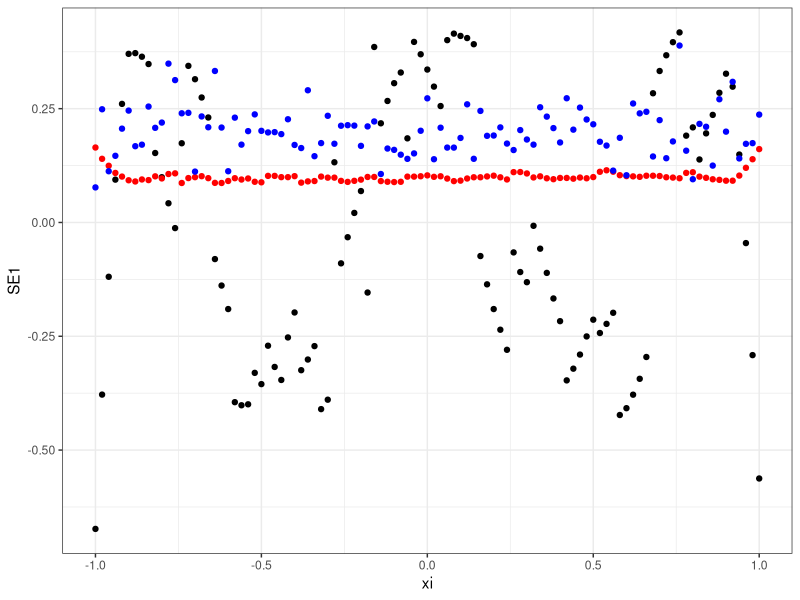
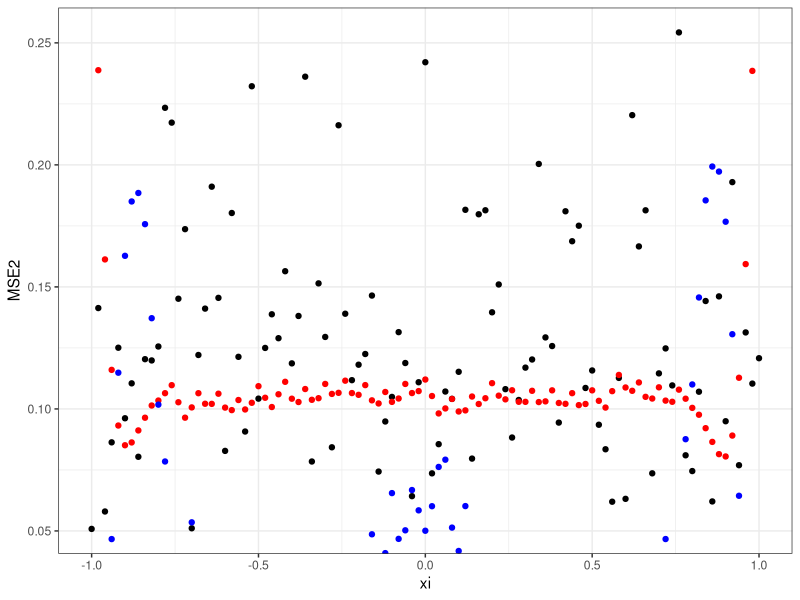
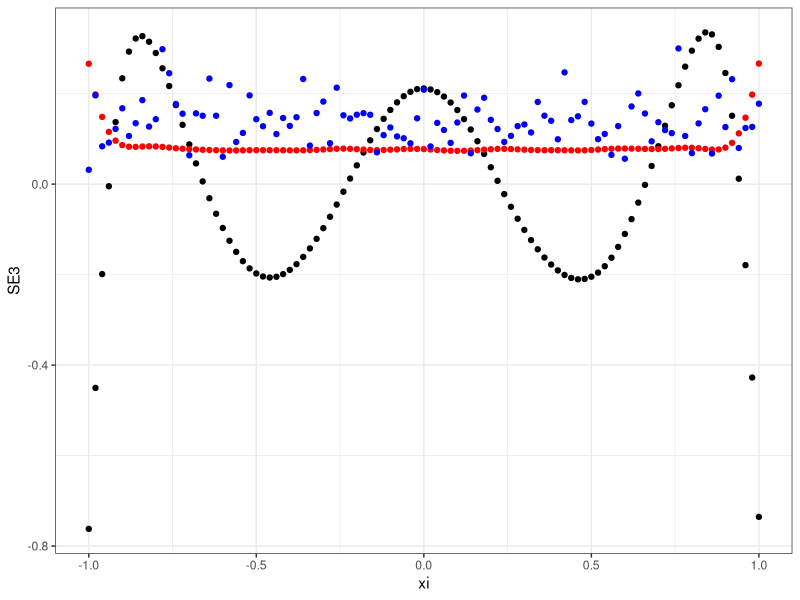
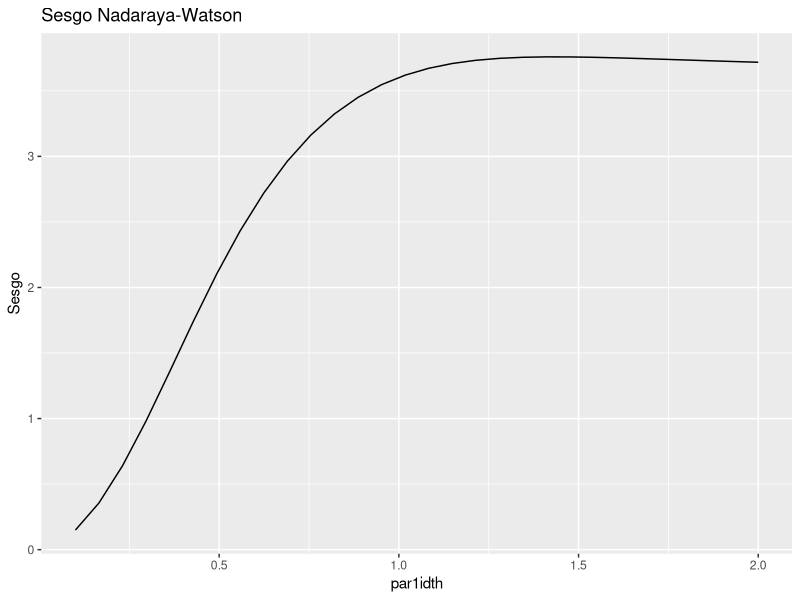
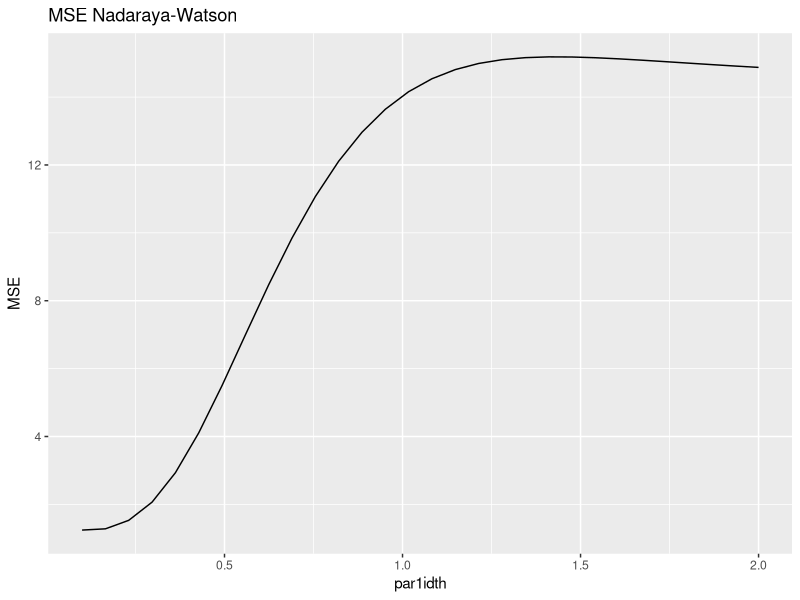
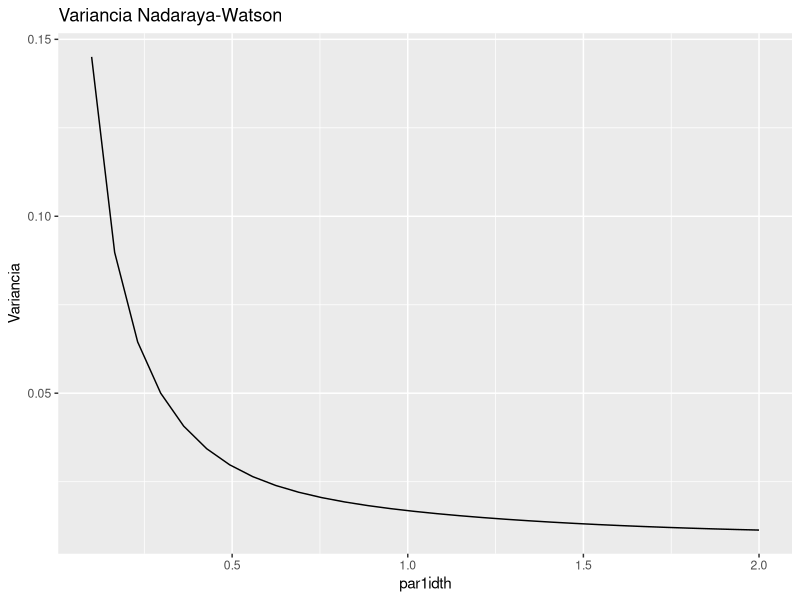
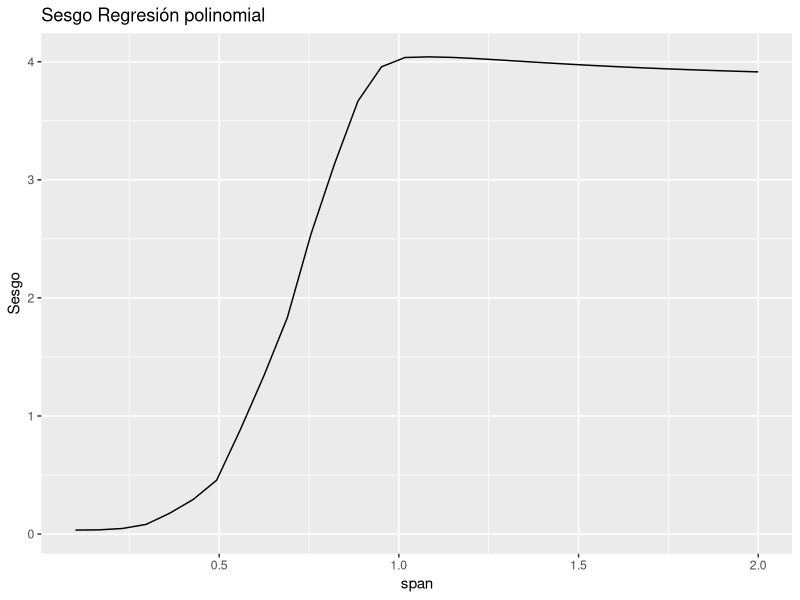
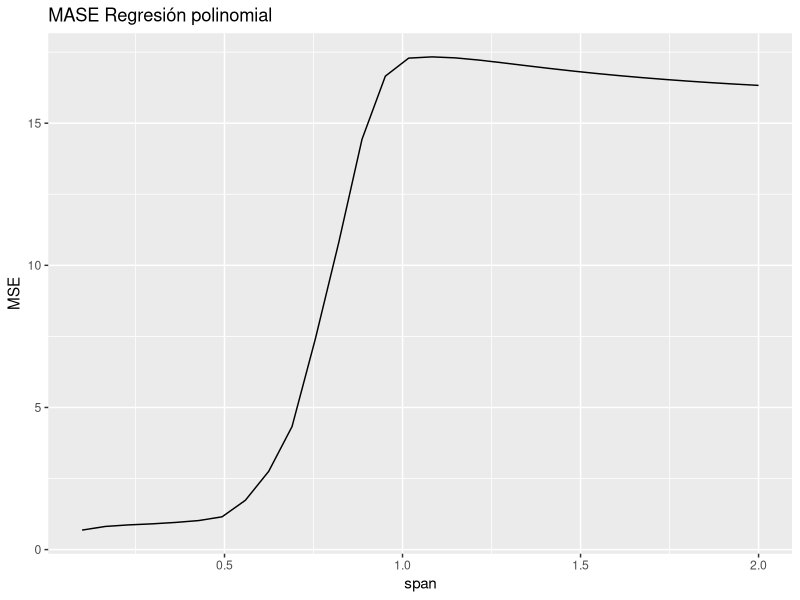

Write R code to recreate these figures, in order.
## ---- chunk 1
library(dplyr)
library(tidyverse)
## ---- chunk 2
knitr::opts_chunk$set(
  echo = TRUE, 
  fig.align = 'center',
  fig.retina = 2,
  fig.width = 8,
  out.width = '100%',
  fig.asp = 0.63
  )

## ---- chunk 3
set.seed(1)
mx=function(x){
  x+4*cos(7*x)
}
ei=matrix(rnorm((101*1000),0,1), nrow=101, ncol=1000)
xi=seq(from=-1, to=1, length=101)

yi=mx(xi)+ei

yv=mx(xi)

## ---- chunk 4
library(stats)
modelo<-matrix(NA, nrow=101, ncol=1000)
for (i in 1:1000) {
  mod=ksmooth(x=xi, y=yi[,i], bandwidth = 0.2)
  modelo[,i]<-mod$y
}

## ---- chunk 5
n<-length(yv)
x<-xi
S<-matrix(NA, nrow = n, ncol=n)
colnames(S)<- 1:n
In<-diag(n)
h=0.2

for (j in 1:n){
  krs<-ksmooth(x=x,
               y=In[,j],
               kernel = "normal",
               bandwidth = h,
               x.points = x)
  S[,j]<-krs$y
}

sum(diag(S))

## ---- chunk 6

#Para seleccionar el span. Trabajamos únicamente con una configuración (yi[,1])

h=c(0.1,0.2,0.3,0.4,.5,.6,.7,.8,.9,1)
df<-rep(0, length(h))
for (i in 1:length(h)){
  mod<-loess(yi[,1]~xi, span=h[i])
  df[i]<-mod$enp
}
df

## ---- chunk 7
modelo1<-matrix(NA, nrow=101, ncol=1000)
for (i in 1:1000) {
  mod1<-loess(yi[,i]~xi, span = 0.258)
  modelo1[,i]<-mod1$fitted
}
## ---- chunk 8
modelo2<-matrix(NA, nrow=101, ncol=1000)
for (i in 1:1000) {
  mod2<-smooth.spline(yi[,i]~xi, , df=11.33)
  modelo2[,i]<-(predict(mod2, xi)$y)
}
## ---- chunk 9
SE1.MAT<-yv-modelo
SE1<-rep(NA, 101)
for (i in 1:101){
  SE1[i]<-mean(SE1.MAT[i,])
}

## ---- chunk 10
SE2.MAT<-yv-modelo1
SE2<-rep(NA, 101)
for (i in 1:101){
  SE2[i]<-mean(SE2.MAT[i,])
}
SE2
## ---- chunk 11
yv-modelo2[,1]
SE3.MAT<-yv-modelo2
SE3<-rep(NA, 101)
for (i in 1:101){
  SE3[i]<-mean(SE3.MAT[i,])
}
SE3
## ---- chunk 12
variancia1<-rep(0, 101)
for (i in 1:101){
  variancia1[i]<-var(modelo[i,])
}

## ---- chunk 13
variancia2<-rep(0, 101)
for (i in 1:101){
  variancia2[i]<-var(modelo1[i,])
}

## ---- chunk 14
variancia3<-rep(0, 101)
for (i in 1:101){
  variancia3[i]<-var(modelo2[i,])
}


## ---- chunk 15
RE1<-SE1.MAT^2
MSE1<-rep (0, 101)
for (i in 1:101){
MSE1[i]<-(sum(RE1[,i])/101)  
}

RE2<-SE2.MAT^2
MSE2<-rep (0, 101)
for (i in 1:101){
MSE2[i]<-(sum(RE2[,i])/101)  
}

RE3<-SE3.MAT^2
MSE3<-rep (0, 101)
for (i in 1:101){
MSE3[i]<-(sum(RE3[,i])/101)  
}


## ---- chunk 16
library (ggplot2)
NW<-cbind(variancia1, SE1, MSE1, xi)
NW<-tibble::tibble(NW)

graf1<-ggplot (NW) + geom_point(aes(x=xi, y=SE1))+geom_point(x=xi, y=variancia1, col="red")+geom_point(x=xi, y=MSE1, col="blue")+theme_bw()
graf1

## ---- chunk 17
RLP<-cbind(variancia2, SE2, MSE2, xi)
RLP<-tibble::tibble(RLP)

graf2<-ggplot (RLP) + geom_point(aes(x=xi, y=MSE2))+geom_point(x=xi, y=variancia2, col="red")+geom_point(x=xi, y=SE2, col="blue")+theme_bw()
graf2

## ---- chunk 18

MSS<-cbind(variancia3, SE3, MSE3, xi)
MSS<-tibble::tibble(MSS)

graf1<-ggplot (MSS) + geom_point(aes(x=xi, y=SE3))+geom_point(x=xi, y=variancia3, col="red")+geom_point(x=xi, y=MSE3, col="blue")+theme_bw()
graf1

## ---- chunk 19
library(tidyverse)
## ---- chunk 20

set.seed(1)
xi=seq(from=-1, to=1, length=101)
mx=function(x){
  x+4*cos(7*x)
}

# replicando los valores pero en una lista
yi <- vector("list", 1000)

for(i in 1:1000){
  yi[[i]] <-  mx(xi) + rnorm(101, 0, 1)
}

nad_res <- yi %>%
  map(~{ksmooth(x = xi, y = .x, kernel = 'normal', bandwidth = 0.2) %>%
      pluck("y")})

pol_res <- yi %>%
  map(function(y){
      res <- loess(y ~ xi, span = 0.258)
      return(list(
        fitted = res$fitted,
        resid = res$residuals
      ))
  })

# Replico la Matriz S para no tener NA's

n <- length(xi)
x <- xi
S <- matrix(NA, nrow = n, ncol=n)
colnames(S) <- 1:n
In <- diag(n)
h <- 0.2

for (j in 1:n){
  krs<-ksmooth(x=x,
               y=In[,j],
               kernel = "normal",
               bandwidth = h,
               x.points = x)
  S[,j]<-krs$y
}


spl_res <- yi %>%
  map(function(y){
      res <- smooth.spline(xi, y, df = sum(diag(S)))
      return(list(
        fitted = res$y,
        lambda = res$lambda
      ))
  })


# Para KS
se_ks <- vector("list", length(x))
raiz_S <- sqrt(S%*%t(S))

for(j in 1:1000){
  wi <- nad_res[[j]]
  sigma_2 <- sum((wi - yi[[j]])^2)/(length(wi)-sum(diag(S)))
  se_ks[[j]] <- sqrt(sigma_2)*diag(raiz_S)
  
}


# Para Loess
se_ls <- vector("list", length(x))
raiz_S <- sqrt(modelo1%*%t(modelo1))

for(j in 1:1000){
  wi <- pol_res[[j]]$fitted
  sigma_2 <- sum((wi - yi[[j]])^2)/(length(wi)-sum(diag(modelo1)))
  se_ls[[j]] <- sqrt(sigma_2)*diag(raiz_S)
  
}

# Para Splines
se_sp <- vector("list", length(x))
raiz_S <- sqrt(modelo2%*%t(modelo2))

for(j in 1:1000){
  wi <- spl_res[[j]]$fitted
  sigma_2 <- sum((wi-yi[[j]])^2)/(length(wi)-sum(diag(modelo2)))
  se_sp[[j]] <- sqrt(sigma_2)*diag(raiz_S)
  
}

## ---- chunk 21
# inserte acá su código

## Para KS

ic_ks <- vector("list", length(x))
for(j in 1:1000){
  yi <- nad_res[[j]]
  ic_ks[[j]] <- list()
  ic_ks[[j]]$ICI <- yi - 1.96*se_ks[[j]]
  ic_ks[[j]]$ICS <- yi + 1.96*se_ks[[j]]
}

## Para Loess
ic_ls <- vector("list", length(x))
for(j in 1:1000){
  yi <- pol_res[[j]]$fitted
  ic_ls[[j]] <- list()
  ic_ls[[j]]$ICI <- yi - 1.96*se_ls[[j]]
  ic_ls[[j]]$ICS <- yi + 1.96*se_ls[[j]]
}

## Para Splines

ic_sp <- vector("list", length(x))
for(j in 1:1000){
  yi <- spl_res[[j]]$fitted
  ic_sp[[j]] <- list()
  ic_sp[[j]]$ICI <- yi - 1.96*se_sp[[j]]
  ic_sp[[j]]$ICS <- yi + 1.96*se_sp[[j]]
}

## ---- chunk 22
# inserte acá su código
l_5 <- mx(0.5)
x_pos <- which(xi == 0.5)

# Para KS

ks_05 <- vector("double", length(x))
for(j in 1:1000){
  ks_05[j] <- l_5 >= ic_ks[[j]]$ICI[x_pos] & l_5 <= ic_ks[[j]]$ICS[x_pos]
}

porcentaje_ks <- sum(ks_05)/length(ks_05)

# Para Loess

ls_05 <- vector("double", length(x))
for(j in 1:1000){
  ls_05[j] <- l_5 >= ic_ls[[j]]$ICI[x_pos] & l_5 <= ic_ls[[j]]$ICS[x_pos]
}
porcentaje_ls <- sum(ls_05)/length(ls_05)

# Para Splines
sp_05 <- vector("double", length(x))
for(j in 1:1000){
  sp_05[j] <- l_5 >= ic_sp[[j]]$ICI[x_pos] & l_5 <= ic_sp[[j]]$ICS[x_pos]
}
porcentaje_sp <- sum(sp_05)/length(sp_05)

porcentaje_ks; porcentaje_ls; porcentaje_sp 

## ---- chunk 23
# inserte acá su código

# Para KS

ban_ic_ks <- vector("double", length(x))
for(j in 1:1000){
  ban_ic_ks[j] <- all(yi >= ic_ks[[j]]$ICI & yi <= ic_ks[[j]]$ICS)
}
porcentaje_ban_ks <- sum(ban_ic_ks)/length(ban_ic_ks)

# Para Loess

ban_ic_ls <- vector("double", length(x))
for(j in 1:1000){
  ban_ic_ls[j] <- all(yi >= ic_ls[[j]]$ICI & yi <= ic_ls[[j]]$ICS)
}
porcentaje_ban_ls <- sum(ban_ic_ls)/length(ban_ic_ls)

# Para Splines

ban_ic_sp <- vector("double", length(x))
for(j in 1:1000){
  ban_ic_sp[j] <- all(yi >= ic_sp[[j]]$ICI & yi <= ic_sp[[j]]$ICS)
}
porcentaje_ban_sp <- sum(ban_ic_sp)/length(ban_ic_sp)

porcentaje_ban_ks; porcentaje_ban_ls; porcentaje_ban_sp

## ---- chunk 24
#Nadayara 
library(ggplot2)
set.seed(1)
X <- seq(-1,1,length=101)
d <- purrr::map(function(a) X + 4*cos(7*X) + rnorm(101), .x = rep(1,1000))

par1 <- seq(0.1,2,length.out = 30)  
list1 <- list()
for (i in 1:length(par1)) {
  list1[[i]]  <- lapply(d, FUN = stats::ksmooth, kernel = "normal", bandwidth = par1[i] , x = X)
}

##xi-0.5
posterior <- which(X== 0.5)
xi11<- d[[76]] 

sim1 <- rep(NA, 1000)
sim1_bat <- list()

for ( n in 1:30) {
for ( m in 1:1000) {
  sim1[m] <- list1[[n]][[m]]$y[76]  
}
  sim1_bat[[n]]<- sim1
}

#sesgo
d <- purrr::map(function(a) {y = X + 4*cos(7*X) + rnorm(101)
return(data.frame(X,y))},.x = rep(1,1000))

ses1 <-lapply(d, FUN = function(x) x$y)
ses1 <- do.call(cbind.data.frame, ses1)

colnames(ses1)<- 1:1000
xi11 <- as.vector(as.matrix(ses1[76,]))

sesk30 <- rep(NA, 30)
for (k in 1:30) {
   sesk30[k]<- mean(sim1_bat[[k]]-xi11)
}

# MSE

MSEK30 <- rep(NA, 30)
for (k in 1:30) {
  MSEK30[k]<- mean((sim1_bat[[k]]-xi11)^2)
}

#Variancia
vark30 <- rep(NA, 30)
for (k in 1:30) {
  vark30[k]<- var(sim1_bat[[k]])
}

#Sesgo graficado
sesnay <- data.frame(Sesgo = sesk30, par1idth = par1)
ggplot(sesnay, aes(x = par1idth, y = Sesgo)) + 
  geom_line() + 
  labs(title = "Sesgo Nadaraya-Watson")


#MSE graficado
msenay <- data.frame(MSE = MSEK30, par1idth = par1)
ggplot(msenay, aes(x = par1idth, y = MSE)) + 
  geom_line() + 
  labs(title = "MSE Nadaraya-Watson")


#Variancia graficada
varnay <- data.frame(Variancia = vark30, par1idth = par1)
ggplot(varnay, aes(x = par1idth, y = Variancia)) + 
  geom_line() + 
  labs(title = "Variancia Nadaraya-Watson")

## ---- chunk 25
sesnay

msenay

varnay
## ---- chunk 26
#Span
span1 <- seq(0.1,2,length.out = 30) 

list11 <- list()
for (i in 1:length(span1)) {
  list11[[i]]  <- lapply(d, FUN = stats::loess, formula = y ~ X, span = span1[i], degree = 2)
}

sim1 <- rep(NA, 1000)
sim1_bat1 <- list()

for ( n in 1:30) {
  for ( m in 1:1000) {
    sim1[m] <- list11[[n]][[m]]$fitted[76]  
  }
  sim1_bat1[[n]]<- sim1
}

#Sesgo 
sesp30 <- rep(NA, 30)
for (k in 1:30) {
  sesp30[k]<- mean(sim1_bat1[[k]]-xi11)
}

#MSE
msep30 <- rep(NA, 30)
for (k in 1:30) {
  msep30[k]<- mean((sim1_bat1[[k]]-xi11)^2)
}

#Variancia
varp30 <- rep(NA, 30)
for (k in 1:30) {
  varp30[k]<- var(sim1_bat1[[k]])
}

#Sesgo graficado
sespol <- data.frame(Sesgo = sesp30, span = span1)
ggplot(sespol, aes(x = span, y = Sesgo)) + 
  geom_line() + 
  labs(title = "Sesgo Regresión polinomial")

#MSE graficado
msepol <- data.frame(MSE = msep30, span = span1)
ggplot(msepol, aes(x = span, y = MSE)) + 
  geom_line() + 
  labs(title = "MASE Regresión polinomial")


#Variancia graficada
varpol <- data.frame(Variancia = varp30, span = span1)
ggplot(varpol, aes(x = span, y = Variancia)) + 
  geom_line() + 
  labs(title = "Variancia Regresión polinomial")
## ---- chunk 27
sespol

msepol

varpol
## ---- chunk 28
#lambda
d <- purrr::map(function(a) {y = X + 4*cos(7*X) + rnorm(101)
return(data.frame(X,y))},.x = rep(1,1000))
lmbda102 <- (seq(0.000001, 0.01,length.out = 30))  
list12 <- list()

for (i in 1:length(lmbda102)) {
  list12[[i]]  <- lapply(d, FUN = stats::smooth.spline, lambda = lmbda102[i])
}

sim1 <- rep(NA, 1000)
sim1_bat2 <- list()

for ( n in 1:30) {
  for ( m in 1:1000) {
    sim1[m] <- list12[[n]][[m]]$y[76]  
  }
  sim1_bat2[[n]]<- sim1
}

#Sesgo 
sesspl30 <- rep(NA, 30)
for (k in 1:30) {
  sesspl30[k]<- mean(sim1_bat2[[k]]-xi11)
}

#MSE
msespl30 <- rep(NA, 30)
for (k in 1:30) {
  msespl30[k]<- mean((sim1_bat2[[k]]-xi11)^2)
}

#Variancia
varspl30 <- rep(NA, 30)
for (k in 1:30) {
  varspl30[k]<- var(sim1_bat2[[k]])
}

#Sesgo graficado
sesspli30 <- data.frame(Sesgo = sesspl30, lambda = lmbda102)
ggplot(sesspli30, aes(x = lambda, y = Sesgo)) + 
  geom_line() + 
  labs(title = "Sesgo Splines")


#MSE graficado
msespli30 <- data.frame(MSE = msespl30, lambda = lmbda102)
ggplot(msespli30, aes(x = lambda, y = MSE)) + 
  geom_line() + 
  labs(title = "MSE Splines")


#Variancia graficada
varspl30 <- data.frame(Variancia = varspl30, lambda = lmbda102)
ggplot(varspl30, aes(x = lambda, y = Variancia)) + 
  geom_line() + 
  labs(title = "Variancia Splines")
## ---- chunk 29
sesspli30

msespli30

varspl30
## ---- chunk 30
set.seed(1)
x2 <- sort(c(0.5, -1 + rbeta(50, 2, 2), rbeta(50, 2, 2)))
## ---- chunk 31
set.seed(1)
mx = function(x2){
  x2+4*cos(7*x2)
}
ei=matrix(rnorm((101*1000),0,1), nrow=101, ncol=1000)


yi = mx(x2)+ei

yv=mx(x2)

## ---- chunk 32
library(stats)
modelo<-matrix(NA, nrow=101, ncol=1000)
for (i in 1:1000) {
  mod=ksmooth(x=x2, y=yi[,i], bandwidth = 0.2)
  modelo[,i]<-mod$y
}

## ---- chunk 33
n<-length(yv)
x<-x2
S<-matrix(NA, nrow = n, ncol=n)
colnames(S)<- 1:n
In<-diag(n)
h=0.2

for (j in 1:n){
  krs<-ksmooth(x=x2,
               y=In[,j],
               kernel = "normal",
               bandwidth = h,
               x.points = x)
  S[,j]<-krs$y
}

sum(diag(S))

## ---- chunk 34

#Para seleccionar el span. Trabajamos únicamente con una configuración (yi[,1])

h=c(0.1,0.2,0.3,0.4,.5,.6,.7,.8,.9,1)
df<-rep(0, length(h))
for (i in 1:length(h)){
  mod<-loess(yi[,1]~x2, span=h[i])
  df[i]<-mod$enp
}
df

## ---- chunk 35
modelo1<-matrix(NA, nrow=101, ncol=1000)
for (i in 1:1000) {
  mod1<-loess(yi[,i]~x2, span = 0.358)
  modelo1[,i]<-mod1$fitted
}
## ---- chunk 36
modelo2<-matrix(NA, nrow=101, ncol=1000)
for (i in 1:1000) {
  mod2<-smooth.spline(yi[,i]~x2, df=9.93)
  modelo2[,i]<-(predict(mod2, x2)$y)
}
## ---- chunk 37
SE1.MAT<-yv-modelo
SE1<-rep(NA, 101)
for (i in 1:101){
  SE1[i]<-mean(SE1.MAT[i,])
}

## ---- chunk 38
SE2.MAT<-yv-modelo1
SE2<-rep(NA, 101)
for (i in 1:101){
  SE2[i]<-mean(SE2.MAT[i,])
}
SE2
## ---- chunk 39
yv-modelo2[,1]
SE3.MAT<-yv-modelo2
SE3<-rep(NA, 101)
for (i in 1:101){
  SE3[i]<-mean(SE3.MAT[i,])
}
SE3
## ---- chunk 40
variancia1<-rep(0, 101)
for (i in 1:101){
  variancia1[i]<-var(modelo[i,])
}

## ---- chunk 41
variancia2<-rep(0, 101)
for (i in 1:101){
  variancia2[i]<-var(modelo1[i,])
}

## ---- chunk 42
variancia3<-rep(0, 101)
for (i in 1:101){
  variancia3[i]<-var(modelo2[i,])
}


## ---- chunk 43
RE1<-SE1.MAT^2
MSE1<-rep (0, 101)
for (i in 1:101){
MSE1[i]<-(sum(RE1[,i])/101)  
}

RE2<-SE2.MAT^2
MSE2<-rep (0, 101)
for (i in 1:101){
MSE2[i]<-(sum(RE2[,i])/101)  
}

RE3<-SE3.MAT^2
MSE3<-rep (0, 101)
for (i in 1:101){
MSE3[i]<-(sum(RE3[,i])/101)  
}


## ---- chunk 44
library (ggplot2)
NW<-cbind(variancia1, SE1, MSE1, x2)
NW<-tibble::tibble(NW)

graf1<-ggplot (NW) + geom_point(aes(x=x2, y=SE1))+geom_point(x=x2, y=variancia1, col="red")+geom_point(x=x2, y=MSE1, col="blue")+theme_bw()
graf1

## ---- chunk 45
RLP<-cbind(variancia2, SE2, MSE2, x2)
RLP<-tibble::tibble(RLP)

graf2<-ggplot (RLP) + geom_point(aes(x=x2, y=MSE2))+geom_point(x=x2, y=variancia2, col="red")+geom_point(x=x2, y=SE2, col="blue")+theme_bw()
graf2

## ---- chunk 46

MSS<-cbind(variancia3, SE3, MSE3, x2)
MSS<-tibble::tibble(MSS)

graf1<-ggplot (MSS) + geom_point(aes(x=x2, y=SE3))+geom_point(x=x2, y=variancia3, col="red")+geom_point(x=x2, y=MSE3, col="blue")+theme_bw()
graf1

## ---- chunk 47
library(tidyverse)
## ---- chunk 48

# replicando los valores pero en una lista
yi <- vector("list", 1000)

for(i in 1:1000){
  yi[[i]] <-  mx(x2) + rnorm(101, 0, 1)
}

nad_res <- yi %>%
  map(~{ksmooth(x = x2, y = .x, kernel = 'normal', bandwidth = 0.2) %>%
      pluck("y")})

pol_res <- yi %>%
  map(function(y){
      res <- loess(y ~ x2, span = 0.358)
      return(list(
        fitted = res$fitted,
        resid = res$residuals
      ))
  })

# Replico la Matriz S para no tener NA's

n <- length(x2)
x <- x2
S <- matrix(NA, nrow = n, ncol=n)
colnames(S) <- 1:n
In <- diag(n)
h <- 0.2

for (j in 1:n){
  krs<-ksmooth(x=x,
               y=In[,j],
               kernel = "normal",
               bandwidth = h,
               x.points = x)
  S[,j]<-krs$y
}


spl_res <- yi %>%
  map(function(y){
      res <- smooth.spline(x2, y, df = sum(diag(S)))
      return(list(
        fitted = res$y,
        lambda = res$lambda
      ))
  })


# Para KS
se_ks <- vector("list", length(x2))
raiz_S <- sqrt(S%*%t(S))

for(j in 1:1000){
  wi <- nad_res[[j]]
  sigma_2 <- sum((wi - yi[[j]])^2)/(length(wi)-sum(diag(S)))
  se_ks[[j]] <- sqrt(sigma_2)*diag(raiz_S)
  
}


# Para Loess
se_ls <- vector("list", length(x2))
raiz_S <- sqrt(modelo1%*%t(modelo1))

for(j in 1:1000){
  wi <- pol_res[[j]]$fitted
  sigma_2 <- sum((wi - yi[[j]])^2)/(length(wi)-sum(diag(modelo1)))
  se_ls[[j]] <- sqrt(sigma_2)*diag(raiz_S)
  
}

# Para Splines
se_sp <- vector("list", length(x2))
raiz_S <- sqrt(modelo2%*%t(modelo2))

for(j in 1:1000){
  wi <- spl_res[[j]]$fitted
  sigma_2 <- sum((wi-yi[[j]])^2)/(length(wi)-sum(diag(modelo2)))
  se_sp[[j]] <- sqrt(sigma_2)*diag(raiz_S)
  
}

## ---- chunk 49
# inserte acá su código

## Para KS

ic_ks <- vector("list", length(x2))
for(j in 1:1000){
  yi <- nad_res[[j]]
  ic_ks[[j]] <- list()
  ic_ks[[j]]$ICI <- yi - 1.96*se_ks[[j]]
  ic_ks[[j]]$ICS <- yi + 1.96*se_ks[[j]]
}

## Para Loess
ic_ls <- vector("list", length(x2))
for(j in 1:1000){
  yi <- pol_res[[j]]$fitted
  ic_ls[[j]] <- list()
  ic_ls[[j]]$ICI <- yi - 1.96*se_ls[[j]]
  ic_ls[[j]]$ICS <- yi + 1.96*se_ls[[j]]
}

## Para Splines

ic_sp <- vector("list", length(x2))
for(j in 1:1000){
  yi <- spl_res[[j]]$fitted
  ic_sp[[j]] <- list()
  ic_sp[[j]]$ICI <- yi - 1.96*se_sp[[j]]
  ic_sp[[j]]$ICS <- yi + 1.96*se_sp[[j]]
}

## ---- chunk 50
# inserte acá su código
l_5 <- mx(0.5)
x_pos <- which(x2 == 0.5)

# Para KS

ks_05 <- vector("double", length(x2))
for(j in 1:1000){
  ks_05[j] <- l_5 >= ic_ks[[j]]$ICI[x_pos] & l_5 <= ic_ks[[j]]$ICS[x_pos]
}

porcentaje_ks <- sum(ks_05)/length(ks_05)

# Para Loess

ls_05 <- vector("double", length(x2))
for(j in 1:1000){
  ls_05[j] <- l_5 >= ic_ls[[j]]$ICI[x_pos] & l_5 <= ic_ls[[j]]$ICS[x_pos]
}
porcentaje_ls <- sum(ls_05)/length(ls_05)

# Para Splines
sp_05 <- vector("double", length(x2))
for(j in 1:1000){
  sp_05[j] <- l_5 >= ic_sp[[j]]$ICI[x_pos] & l_5 <= ic_sp[[j]]$ICS[x_pos]
}
porcentaje_sp <- sum(sp_05)/length(sp_05)

porcentaje_ks; porcentaje_ls; porcentaje_sp 
## ---- chunk 51
# inserte acá su código

# Para KS

ban_ic_ks <- vector("double", length(x2))
for(j in 1:1000){
  ban_ic_ks[j] <- all(yi >= ic_ks[[j]]$ICI & yi <= ic_ks[[j]]$ICS)
}
porcentaje_ban_ks <- sum(ban_ic_ks)/length(ban_ic_ks)

# Para Loess

ban_ic_ls <- vector("double", length(x2))
for(j in 1:1000){
  ban_ic_ls[j] <- all(yi >= ic_ls[[j]]$ICI & yi <= ic_ls[[j]]$ICS)
}
porcentaje_ban_ls <- sum(ban_ic_ls)/length(ban_ic_ls)

# Para Splines

ban_ic_sp <- vector("double", length(x2))
for(j in 1:1000){
  ban_ic_sp[j] <- all(yi >= ic_sp[[j]]$ICI & yi <= ic_sp[[j]]$ICS)
}
porcentaje_ban_sp <- sum(ban_ic_sp)/length(ban_ic_sp)

porcentaje_ban_ks; porcentaje_ban_ls; porcentaje_ban_sp

